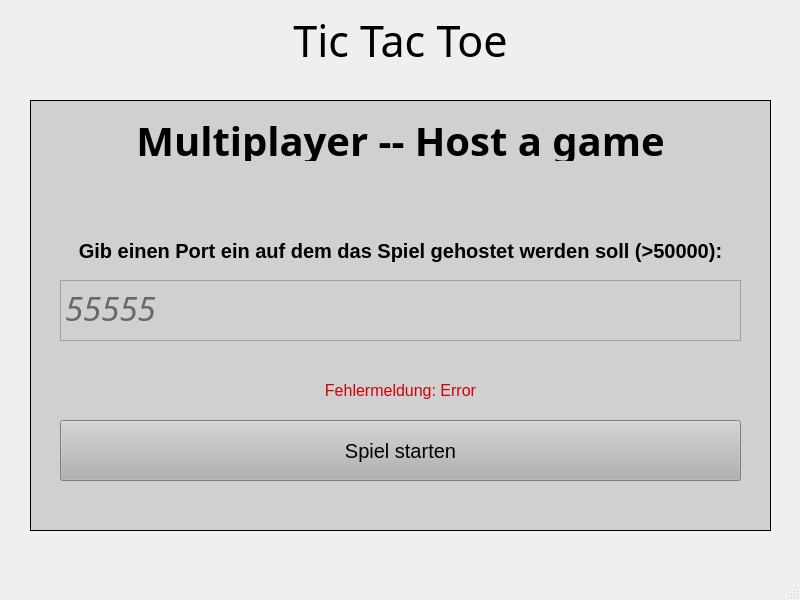
<?xml version="1.0" encoding="UTF-8"?>
<ui version="4.0">
 <class>MainWindow</class>
 <widget class="QMainWindow" name="MainWindow">
  <property name="geometry">
   <rect>
    <x>0</x>
    <y>0</y>
    <width>800</width>
    <height>600</height>
   </rect>
  </property>
  <property name="sizePolicy">
   <sizepolicy hsizetype="Fixed" vsizetype="Fixed">
    <horstretch>0</horstretch>
    <verstretch>0</verstretch>
   </sizepolicy>
  </property>
  <property name="minimumSize">
   <size>
    <width>800</width>
    <height>600</height>
   </size>
  </property>
  <property name="maximumSize">
   <size>
    <width>800</width>
    <height>600</height>
   </size>
  </property>
  <property name="font">
   <font>
    <italic>false</italic>
    <bold>false</bold>
    <kerning>true</kerning>
   </font>
  </property>
  <property name="windowTitle">
   <string>Tic Tac Toe - LAN</string>
  </property>
  <widget class="QWidget" name="centralwidget">
   <widget class="QLabel" name="label">
    <property name="geometry">
     <rect>
      <x>0</x>
      <y>0</y>
      <width>801</width>
      <height>81</height>
     </rect>
    </property>
    <property name="font">
     <font>
      <family>Arial Black</family>
      <pointsize>32</pointsize>
      <italic>false</italic>
      <bold>false</bold>
      <kerning>true</kerning>
     </font>
    </property>
    <property name="text">
     <string>Tic Tac Toe</string>
    </property>
    <property name="textFormat">
     <enum>Qt::PlainText</enum>
    </property>
    <property name="scaledContents">
     <bool>false</bool>
    </property>
    <property name="alignment">
     <set>Qt::AlignCenter</set>
    </property>
    <property name="wordWrap">
     <bool>false</bool>
    </property>
   </widget>
   <widget class="QFrame" name="frame">
    <property name="geometry">
     <rect>
      <x>30</x>
      <y>100</y>
      <width>741</width>
      <height>431</height>
     </rect>
    </property>
    <property name="font">
     <font>
      <italic>false</italic>
      <bold>false</bold>
      <stylestrategy>PreferAntialias</stylestrategy>
      <kerning>true</kerning>
     </font>
    </property>
    <property name="autoFillBackground">
     <bool>false</bool>
    </property>
    <property name="styleSheet">
     <string notr="true">background-color: rgb(208, 208, 208);</string>
    </property>
    <property name="frameShape">
     <enum>QFrame::Box</enum>
    </property>
    <property name="frameShadow">
     <enum>QFrame::Plain</enum>
    </property>
    <widget class="QPushButton" name="pushButton_3">
     <property name="geometry">
      <rect>
       <x>30</x>
       <y>320</y>
       <width>681</width>
       <height>61</height>
      </rect>
     </property>
     <property name="font">
      <font>
       <pointsize>15</pointsize>
       <bold>false</bold>
      </font>
     </property>
     <property name="styleSheet">
      <string notr="true">background-color: rgb(177, 177, 177);</string>
     </property>
     <property name="text">
      <string>Spiel starten</string>
     </property>
    </widget>
    <widget class="QLabel" name="label_3">
     <property name="geometry">
      <rect>
       <x>30</x>
       <y>20</y>
       <width>681</width>
       <height>41</height>
      </rect>
     </property>
     <property name="font">
      <font>
       <family>Copperplate Gothic Bold</family>
       <pointsize>30</pointsize>
       <italic>false</italic>
       <bold>true</bold>
       <kerning>true</kerning>
      </font>
     </property>
     <property name="text">
      <string>Multiplayer -- Host a game</string>
     </property>
     <property name="textFormat">
      <enum>Qt::PlainText</enum>
     </property>
     <property name="scaledContents">
      <bool>false</bool>
     </property>
     <property name="alignment">
      <set>Qt::AlignCenter</set>
     </property>
     <property name="wordWrap">
      <bool>false</bool>
     </property>
    </widget>
    <widget class="QLabel" name="label_4">
     <property name="geometry">
      <rect>
       <x>30</x>
       <y>120</y>
       <width>681</width>
       <height>61</height>
      </rect>
     </property>
     <property name="font">
      <font>
       <family>Arial</family>
       <pointsize>15</pointsize>
       <italic>false</italic>
       <bold>true</bold>
       <kerning>true</kerning>
      </font>
     </property>
     <property name="text">
      <string>Gib einen Port ein auf dem das Spiel gehostet werden soll (&gt;50000):</string>
     </property>
     <property name="textFormat">
      <enum>Qt::PlainText</enum>
     </property>
     <property name="scaledContents">
      <bool>false</bool>
     </property>
     <property name="alignment">
      <set>Qt::AlignCenter</set>
     </property>
     <property name="wordWrap">
      <bool>true</bool>
     </property>
    </widget>
    <widget class="QPlainTextEdit" name="plainTextEdit">
     <property name="geometry">
      <rect>
       <x>30</x>
       <y>180</y>
       <width>681</width>
       <height>61</height>
      </rect>
     </property>
     <property name="font">
      <font>
       <family>Arial Black</family>
       <pointsize>25</pointsize>
       <italic>true</italic>
      </font>
     </property>
     <property name="documentTitle">
      <string/>
     </property>
     <property name="backgroundVisible">
      <bool>false</bool>
     </property>
     <property name="placeholderText">
      <string>55555</string>
     </property>
    </widget>
    <widget class="QLabel" name="label_5">
     <property name="geometry">
      <rect>
       <x>30</x>
       <y>270</y>
       <width>681</width>
       <height>41</height>
      </rect>
     </property>
     <property name="font">
      <font>
       <family>Arial</family>
       <pointsize>12</pointsize>
       <italic>false</italic>
       <bold>false</bold>
       <kerning>true</kerning>
      </font>
     </property>
     <property name="styleSheet">
      <string notr="true">color: rgb(211, 0, 4);</string>
     </property>
     <property name="text">
      <string>Fehlermeldung: Error</string>
     </property>
     <property name="textFormat">
      <enum>Qt::PlainText</enum>
     </property>
     <property name="scaledContents">
      <bool>false</bool>
     </property>
     <property name="alignment">
      <set>Qt::AlignCenter</set>
     </property>
     <property name="wordWrap">
      <bool>true</bool>
     </property>
    </widget>
   </widget>
  </widget>
  <widget class="QMenuBar" name="menubar">
   <property name="geometry">
    <rect>
     <x>0</x>
     <y>0</y>
     <width>800</width>
     <height>22</height>
    </rect>
   </property>
  </widget>
  <widget class="QStatusBar" name="statusbar"/>
 </widget>
 <resources/>
 <connections/>
</ui>
